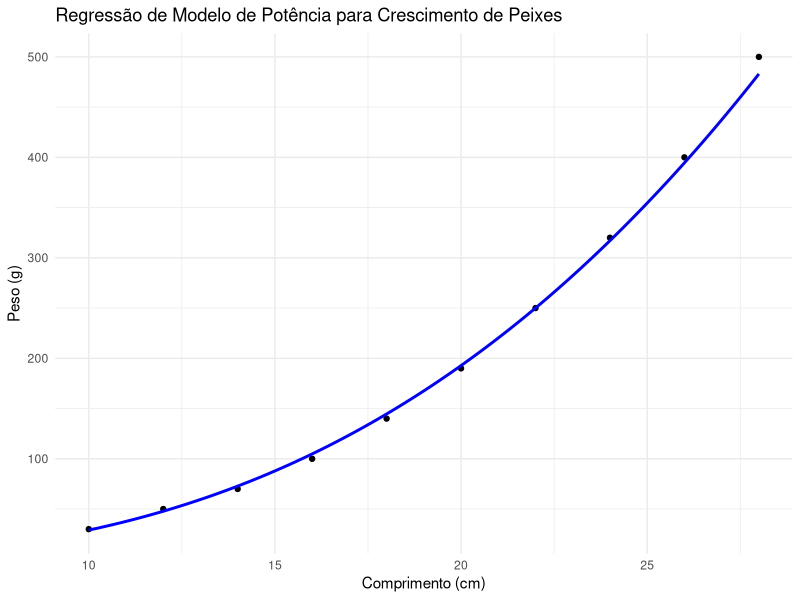

This figure's R source:
# Instalar pacotes necessários, caso ainda não estejam instalados
if (!require("ggplot2")) {
  install.packages("ggplot2")
}

# Carregar pacotes necessários
library(ggplot2)

# Dados de exemplo: comprimento e peso dos peixes
comprimento <- c(10, 12, 14, 16, 18, 20, 22, 24, 26, 28)
peso <- c(30, 50, 70, 100, 140, 190, 250, 320, 400, 500)

# Transformar os dados para realizar a regressão linear
log_comprimento <- log10(comprimento)
log_peso <- log10(peso)

# Realizar a regressão linear
modelo_linear <- lm(log_peso ~ log_comprimento)

# Extrair coeficientes do modelo
coeficientes <- coef(modelo_linear)
a <- coeficientes[1]
b <- coeficientes[2]

# Função para prever o peso do peixe com base no comprimento
prever_peso <- function(x) {
  10^(a + b * log10(x))
}

# Testar a função com um valor de exemplo (ex: comprimento = 15 cm)
comprimento_teste <- 15
peso_previsto <- prever_peso(comprimento_teste)
cat("Peso previsto para um peixe com comprimento", comprimento_teste, "cm:", peso_previsto, "g\n")

# Visualizar os dados e o modelo de potência ajustado
dados <- data.frame(comprimento, peso)
ggplot(dados, aes(x = comprimento, y = peso)) +
  geom_point() +
  stat_function(fun = prever_peso, geom = "line", color = "blue", size = 1) +
  labs(title = "Regressão de Modelo de Potência para Crescimento de Peixes",
       x = "Comprimento (cm)",
       y = "Peso (g)") +
  theme_minimal()
